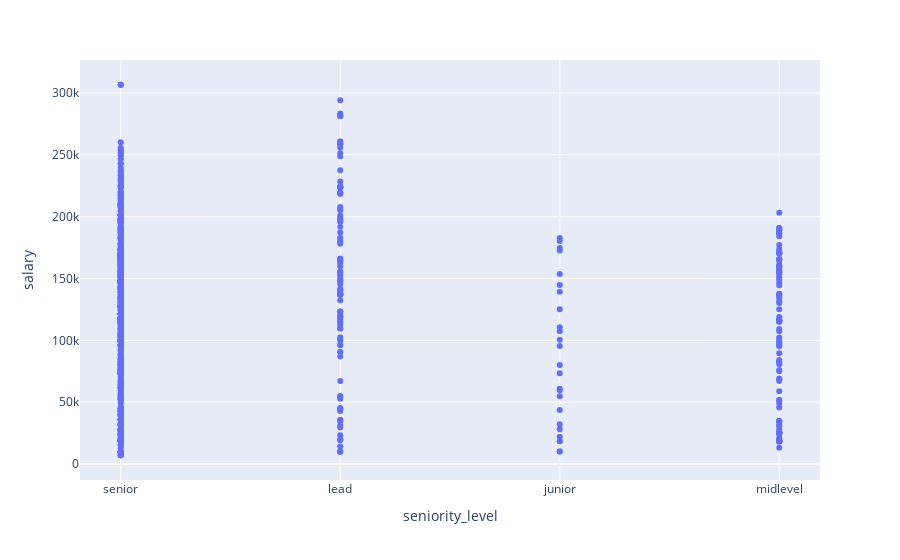

The cell this chart's notebook holds for it:
### Code cell
salaryDist = copydf[["seniority_level","salary_range", "salary"]]
salaryDist = salaryDist[salaryDist["salary"] <= 500000]

fig3 = px.scatter(salaryDist, x="seniority_level", y="salary") 

# showing the plot
fig3.show()

### Figure 1 — Plotly figure (JSON) as saved in the notebook; plotly's stock layout.template omitted (floating-point values rounded to 4 significant figures; data arrays with more than 128 entries replaced by an {"elided": "..."} marker saying what was removed)
{"data": [{"hovertemplate": "seniority_level=%{x}<br>salary=%{y}<extra></extra>", "legendgroup": "", "marker": {"color": "#636efa", "symbol": "circle"}, "mode": "markers", "name": "", "orientation": "v", "showlegend": false, "type": "scatter", "x": {"elided": "941 str values"}, "xaxis": "x", "y": {"elided": "941 int values"}, "yaxis": "y"}], "layout": {"legend": {"tracegroupgap": 0}, "margin": {"t": 60}, "xaxis": {"anchor": "y", "domain": [0, 1], "title": {"text": "seniority_level"}}, "yaxis": {"anchor": "x", "domain": [0, 1], "title": {"text": "salary"}}}}
